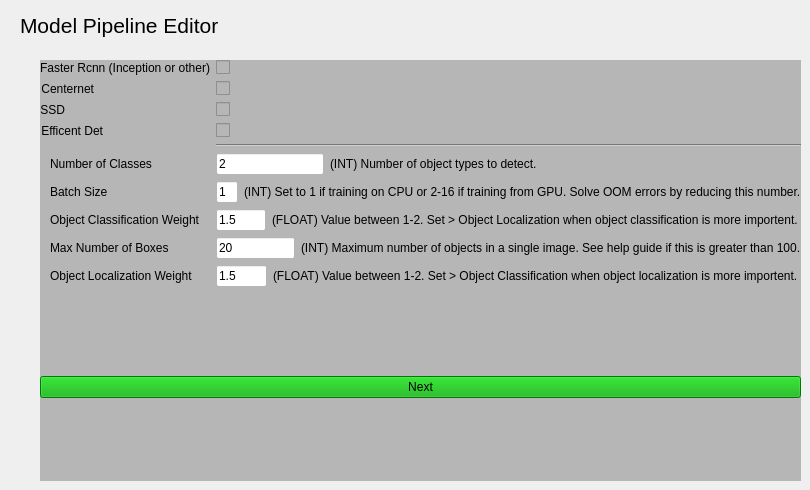
    <widget class="QWidget" name="Pipeline_page">
     <widget class="QLabel" name="label_3">
      <property name="geometry">
       <rect>
        <x>20</x>
        <y>10</y>
        <width>221</width>
        <height>31</height>
       </rect>
      </property>
      <property name="font">
       <font>
        <pointsize>16</pointsize>
       </font>
      </property>
      <property name="text">
       <string>Model Pipeline Editor</string>
      </property>
     </widget>
     <widget class="QWidget" name="formWidget_2" native="true">
      <property name="geometry">
       <rect>
        <x>40</x>
        <y>60</y>
        <width>761</width>
        <height>421</height>
       </rect>
      </property>
      <property name="styleSheet">
       <string notr="true">background-color: rgb(182, 182, 182);

</string>
      </property>
      <layout class="QFormLayout" name="formLayout">
       <item row="2" column="0">
        <widget class="QLabel" name="faster_rcnn">
         <property name="text">
          <string>Faster Rcnn (Inception or other)</string>
         </property>
         <property name="alignment">
          <set>Qt::AlignRight|Qt::AlignTrailing|Qt::AlignVCenter</set>
         </property>
        </widget>
       </item>
       <item row="2" column="1">
        <widget class="QCheckBox" name="FasterRcnn">
         <property name="text">
          <string/>
         </property>
        </widget>
       </item>
       <item row="3" column="0">
        <widget class="QLabel" name="centernet">
         <property name="text">
          <string>Centernet</string>
         </property>
         <property name="alignment">
          <set>Qt::AlignRight|Qt::AlignTrailing|Qt::AlignVCenter</set>
         </property>
        </widget>
       </item>
       <item row="3" column="1">
        <widget class="QCheckBox" name="Centernet">
         <property name="styleSheet">
          <string notr="true">selection-color: rgb(255, 255, 255);
selection-background-color: rgb(255, 255, 255);</string>
         </property>
         <property name="text">
          <string/>
         </property>
        </widget>
       </item>
       <item row="4" column="0">
        <widget class="QLabel" name="label_26">
         <property name="text">
          <string>SSD</string>
         </property>
         <property name="alignment">
          <set>Qt::AlignRight|Qt::AlignTrailing|Qt::AlignVCenter</set>
         </property>
        </widget>
       </item>
       <item row="4" column="1">
        <widget class="QCheckBox" name="SSD">
         <property name="text">
          <string/>
         </property>
        </widget>
       </item>
       <item row="6" column="0">
        <widget class="QLabel" name="label_27">
         <property name="text">
          <string>Efficent Det</string>
         </property>
         <property name="alignment">
          <set>Qt::AlignRight|Qt::AlignTrailing|Qt::AlignVCenter</set>
         </property>
        </widget>
       </item>
       <item row="6" column="1">
        <widget class="QCheckBox" name="EffDet">
         <property name="text">
          <string/>
         </property>
        </widget>
       </item>
       <item row="8" column="0">
        <widget class="QLabel" name="label_7">
         <property name="sizePolicy">
          <sizepolicy hsizetype="Preferred" vsizetype="Preferred">
           <horstretch>0</horstretch>
           <verstretch>0</verstretch>
          </sizepolicy>
         </property>
         <property name="text">
          <string>Number of Classes</string>
         </property>
         <property name="margin">
          <number>10</number>
         </property>
         <property name="indent">
          <number>10</number>
         </property>
        </widget>
       </item>
       <item row="8" column="1">
        <layout class="QVBoxLayout" name="verticalLayout_7">
         <item>
          <layout class="QHBoxLayout" name="horizontalLayout_7">
           <item>
            <widget class="QLineEdit" name="number_classes_input">
             <property name="sizePolicy">
              <sizepolicy hsizetype="Minimum" vsizetype="Fixed">
               <horstretch>0</horstretch>
               <verstretch>0</verstretch>
              </sizepolicy>
             </property>
             <property name="toolTip">
              <string>&lt;html&gt;&lt;head/&gt;&lt;body&gt;&lt;p&gt;# of labels in labelmap&lt;/p&gt;&lt;/body&gt;&lt;/html&gt;</string>
             </property>
             <property name="styleSheet">
              <string notr="true">background-color: rgb(255, 255, 255);</string>
             </property>
             <property name="text">
              <string>2</string>
             </property>
            </widget>
           </item>
           <item>
            <widget class="QLabel" name="label_28">
             <property name="sizePolicy">
              <sizepolicy hsizetype="Expanding" vsizetype="Preferred">
               <horstretch>0</horstretch>
               <verstretch>0</verstretch>
              </sizepolicy>
             </property>
             <property name="text">
              <string>(INT) Number of object types to detect.</string>
             </property>
            </widget>
           </item>
          </layout>
         </item>
        </layout>
       </item>
       <item row="9" column="0">
        <widget class="QLabel" name="label_10">
         <property name="sizePolicy">
          <sizepolicy hsizetype="Preferred" vsizetype="Preferred">
           <horstretch>0</horstretch>
           <verstretch>0</verstretch>
          </sizepolicy>
         </property>
         <property name="text">
          <string>Batch Size</string>
         </property>
         <property name="margin">
          <number>10</number>
         </property>
         <property name="indent">
          <number>10</number>
         </property>
        </widget>
       </item>
       <item row="9" column="1">
        <layout class="QVBoxLayout" name="verticalLayout_8">
         <item>
          <layout class="QHBoxLayout" name="horizontalLayout_8">
           <item>
            <widget class="QLineEdit" name="batch_size_input">
             <property name="toolTip">
              <string>&lt;html&gt;&lt;head/&gt;&lt;body&gt;&lt;p&gt;Default = 16. Divide by 2 if getting OOM error&lt;/p&gt;&lt;/body&gt;&lt;/html&gt;</string>
             </property>
             <property name="styleSheet">
              <string notr="true">background-color: rgb(255, 255, 255);</string>
             </property>
             <property name="text">
              <string>1</string>
             </property>
            </widget>
           </item>
           <item>
            <widget class="QLabel" name="label_29">
             <property name="text">
              <string>(INT) Set to 1 if training on CPU or 2-16 if training from GPU. Solve OOM errors by reducing this number.</string>
             </property>
            </widget>
           </item>
          </layout>
         </item>
        </layout>
       </item>
       <item row="10" column="0">
        <widget class="QLabel" name="label_12">
         <property name="sizePolicy">
          <sizepolicy hsizetype="Preferred" vsizetype="Preferred">
           <horstretch>0</horstretch>
           <verstretch>0</verstretch>
          </sizepolicy>
         </property>
         <property name="text">
          <string>Object Classification Weight</string>
         </property>
         <property name="margin">
          <number>10</number>
         </property>
         <property name="indent">
          <number>10</number>
         </property>
        </widget>
       </item>
       <item row="10" column="1">
        <layout class="QVBoxLayout" name="verticalLayout_9">
         <item>
          <layout class="QHBoxLayout" name="horizontalLayout_9">
           <item>
            <widget class="QLineEdit" name="classification_weight">
             <property name="styleSheet">
              <string notr="true">background-color: rgb(255, 255, 255);</string>
             </property>
             <property name="text">
              <string>1.5</string>
             </property>
            </widget>
           </item>
           <item>
            <widget class="QLabel" name="label_30">
             <property name="text">
              <string>(FLOAT) Value between 1-2. Set &gt; Object Localization when object classification is more importent. </string>
             </property>
            </widget>
           </item>
          </layout>
         </item>
        </layout>
       </item>
       <item row="11" column="0">
        <widget class="QLabel" name="label_14">
         <property name="sizePolicy">
          <sizepolicy hsizetype="Preferred" vsizetype="Preferred">
           <horstretch>0</horstretch>
           <verstretch>0</verstretch>
          </sizepolicy>
         </property>
         <property name="styleSheet">
          <string notr="true"/>
         </property>
         <property name="text">
          <string>Max Number of Boxes</string>
         </property>
         <property name="margin">
          <number>10</number>
         </property>
         <property name="indent">
          <number>10</number>
         </property>
        </widget>
       </item>
       <item row="11" column="1">
        <layout class="QVBoxLayout" name="verticalLayout_10">
         <item>
          <layout class="QHBoxLayout" name="horizontalLayout_10">
           <item>
            <widget class="QLineEdit" name="max_num_boxes_input">
             <property name="styleSheet">
              <string notr="true">background-color: rgb(255, 255, 255);</string>
             </property>
             <property name="text">
              <string>20</string>
             </property>
            </widget>
           </item>
           <item>
            <widget class="QLabel" name="label_31">
             <property name="text">
              <string>(INT) Maximum number of objects in a single image. See help guide if this is greater than 100.</string>
             </property>
            </widget>
           </item>
          </layout>
         </item>
        </layout>
       </item>
       <item row="12" column="0">
        <widget class="QLabel" name="label_16">
         <property name="sizePolicy">
          <sizepolicy hsizetype="Preferred" vsizetype="Preferred">
           <horstretch>0</horstretch>
           <verstretch>0</verstretch>
          </sizepolicy>
         </property>
         <property name="text">
          <string>Object Localization Weight</string>
         </property>
         <property name="margin">
          <number>10</number>
         </property>
         <property name="indent">
          <number>10</number>
         </property>
        </widget>
       </item>
       <item row="12" column="1">
        <layout class="QVBoxLayout" name="verticalLayout_11">
         <item>
          <layout class="QHBoxLayout" name="horizontalLayout_11">
           <item>
            <widget class="QLineEdit" name="localization_weight">
             <property name="styleSheet">
              <string notr="true">background-color: rgb(255, 255, 255);</string>
             </property>
             <property name="text">
              <string>1.5</string>
             </property>
            </widget>
           </item>
           <item>
            <widget class="QLabel" name="label_32">
             <property name="text">
              <string>(FLOAT) Value between 1-2. Set &gt; Object Classification when object localization is more importent. </string>
             </property>
            </widget>
           </item>
          </layout>
         </item>
        </layout>
       </item>
       <item row="13" column="0">
        <spacer name="verticalSpacer_10">
         <property name="orientation">
          <enum>Qt::Vertical</enum>
         </property>
         <property name="sizeHint" stdset="0">
          <size>
           <width>20</width>
           <height>40</height>
          </size>
         </property>
        </spacer>
       </item>
       <item row="14" column="0" colspan="2">
        <widget class="QPushButton" name="pipeline_next_page">
         <property name="styleSheet">
          <string notr="true">background-color: rgb(0, 170, 0);</string>
         </property>
         <property name="text">
          <string>Next</string>
         </property>
        </widget>
       </item>
       <item row="15" column="0">
        <spacer name="verticalSpacer_11">
         <property name="orientation">
          <enum>Qt::Vertical</enum>
         </property>
         <property name="sizeHint" stdset="0">
          <size>
           <width>20</width>
           <height>40</height>
          </size>
         </property>
        </spacer>
       </item>
       <item row="7" column="1">
        <widget class="Line" name="line">
         <property name="orientation">
          <enum>Qt::Horizontal</enum>
         </property>
        </widget>
       </item>
      </layout>
     </widget>
    </widget>
